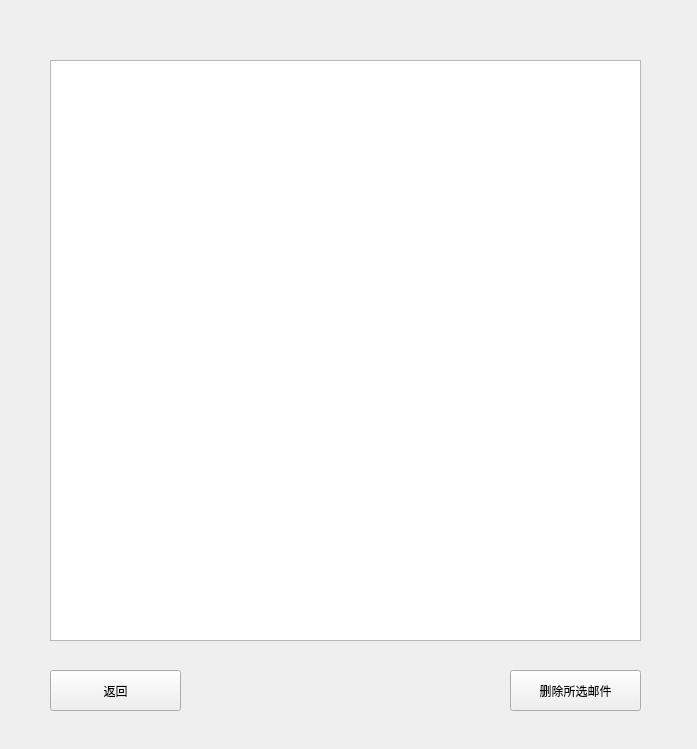
<?xml version="1.0" encoding="UTF-8"?>
<ui version="4.0">
 <class>Email</class>
 <widget class="QWidget" name="Email">
  <property name="geometry">
   <rect>
    <x>0</x>
    <y>0</y>
    <width>697</width>
    <height>749</height>
   </rect>
  </property>
  <property name="windowTitle">
   <string>收件箱</string>
  </property>
  <widget class="QPushButton" name="BackBtn">
   <property name="geometry">
    <rect>
     <x>50</x>
     <y>670</y>
     <width>131</width>
     <height>41</height>
    </rect>
   </property>
   <property name="text">
    <string>返回</string>
   </property>
  </widget>
  <widget class="QListWidget" name="listWidget">
   <property name="geometry">
    <rect>
     <x>50</x>
     <y>60</y>
     <width>591</width>
     <height>581</height>
    </rect>
   </property>
   <property name="font">
    <font>
     <pointsize>12</pointsize>
    </font>
   </property>
  </widget>
  <widget class="QPushButton" name="DelEmailBtn">
   <property name="geometry">
    <rect>
     <x>510</x>
     <y>670</y>
     <width>131</width>
     <height>41</height>
    </rect>
   </property>
   <property name="text">
    <string>删除所选邮件</string>
   </property>
  </widget>
  <widget class="QLabel" name="info_label">
   <property name="geometry">
    <rect>
     <x>290</x>
     <y>20</y>
     <width>101</width>
     <height>21</height>
    </rect>
   </property>
   <property name="font">
    <font>
     <pointsize>11</pointsize>
    </font>
   </property>
   <property name="text">
    <string/>
   </property>
  </widget>
 </widget>
 <resources/>
 <connections/>
</ui>
